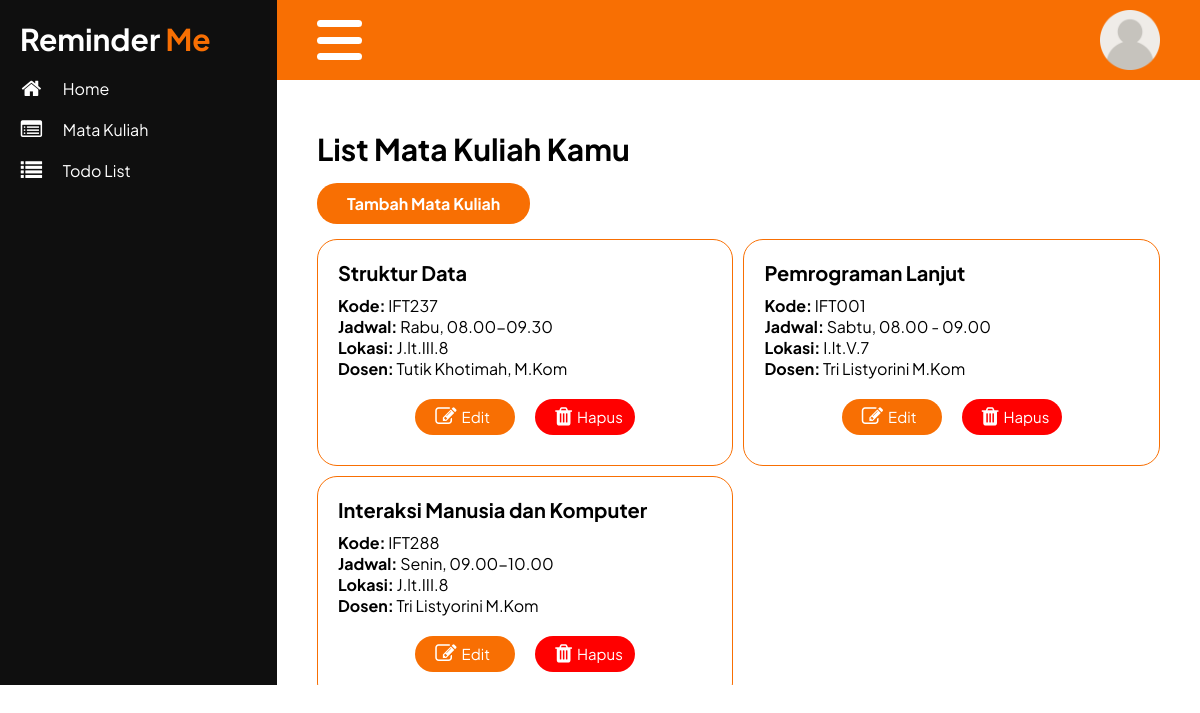
The app's page /dashboard/matakuliah/matakuliah.php (signed in) with its own data.
### tables this page shows
CREATE TABLE `tb_matkul` (
  `id_user` int(50) NOT NULL,
  `id_matkul` int(50) NOT NULL,
  `kode_matkul` varchar(50) NOT NULL,
  `nama_matkul` varchar(100) NOT NULL,
  `jadwal` varchar(100) NOT NULL,
  `lokal` varchar(100) NOT NULL,
  `dosen` varchar(100) NOT NULL
);

### dashboard/matakuliah/matakuliah.php (the view, shortened to what this page needs)
<?php
require '../../koneksi.php';
$id_user = $_SESSION["id_user"];
$querylist = "select * from tb_matkul where id_user='$id_user'";
$resultlist = mysqli_query($koneksi, $querylist);
$url = $_SERVER["REQUEST_URI"];
if($url == "/tugas_akhir/dashboard/dashboard.php"){
    $isActive = "dashboard";
}
else if($url == "/tugas_akhir/dashboard/matakuliah/matakuliah.php" || $url == "/tugas_akhir/dashboard/matakuliah/tambahmatkul.php" || $url == "/tugas_akhir/dashboard/matakuliah/editmatkul.php" || $url == "/tugas_akhir/dashboard/matakuliah/tambahmatkul.php"){
    $isActive = "matakuliah";
}
else if($url == "/tugas_akhir/dashboard/todolist/todolist.php" || $url == "/tugas_akhir/dashboard/todolist/tambahtodolist.php" || $url == "/tugas_akhir/dashboard/todolist/edittodolist.php"){
    $isActive = "todolist";
}
else{
    $isActive = "";
}
?>
<!DOCTYPE html>
<html lang="en">
<head>
    <link rel="stylesheet" href="../../style/matakuliah.css">
    <link rel="stylesheet" href="../../style/fontawesome4/css/font-awesome.min.css">
</head>
<body>
    <section id="split">
        <div class="sidebar">
            <h3>Reminder <span>Me</span></h3>
            <ul>
                <a href="../dashboard.php" <?php if($isActive == "dashboard") echo 'class="active"'; ?>>
                    <i class="fa fa-home fa-lg" aria-hidden="true"></i>
                    <li>Home</li>
                </a>
                <a href="matakuliah.php"<?php if($isActive == "matakuliah") echo 'class="active"'; ?>>
                    <i class="fa fa-list-alt fa-lg" aria-hidden="true"></i>
                    <li>Mata Kuliah</li>
                </a>
                <a href="../todolist/todolist.php" <?php if($isActive == "todolist") echo 'class="active"'; ?>>
                    <i class="fa fa-list fa-lg" aria-hidden="true"></i>
                    <li>Todo List</li>
                </a>
            </ul>
        </div>
        <div class="container">
            <header>
                <nav>
                    <div class="button-sidebar">
                        <span class="shape"></span>
                        <span class="shape"></span>
                        <span class="shape"></span>
                    </div>
                    <img class="profile" src="../../assets/profil.png" alt="">
                </nav>
            </header>
            <main>
                <h3>List Mata Kuliah Kamu</h3>
                <a href="tambahmatkul.php">Tambah Mata Kuliah</a>
                <div class="list-content">
                    <?php foreach($resultlist as $list): ?>
                    <div class="content-matkul">
                        <h3><?= $list["nama_matkul"];?></h3>
                        <p><b>Kode:</b> <?= $list["kode_matkul"];?></p>
                        <p><b>Jadwal:</b> <?= $list["jadwal"];?></p>
                        <p><b>Lokasi:</b> <?= $list["lokal"];?></p>
                        <p><b>Dosen:</b> <?= $list["dosen"];?></p>
                        <div class="icon">
                            <a href="editmatkul.php?id_matkul=<?= $list["id_matkul"];?>"><i class="fa fa-pencil-square-o fa-lg" aria-hidden="true"><p>Edit</p></i></a>
                            <a style="background-color: red;" href="matakuliah.php?pesan=hapus_matkul&id_matkul=<?= $list["id_matkul"];?>"><i class="fa fa-trash fa-lg" aria-hidden="true"><p>Hapus</p></i></a>
                        </div>
                    </div>
                    <?php endforeach; ?>
                </div>
            </main>
        </div>
    </section>
</body>
</html>

### style/matakuliah.css (style rules this page uses)
* { margin: 0; padding: 0; box-sizing: border-box; text-decoration: none; list-style: none; font-family: var(--font); }
:root { --warna1: rgb(248, 111, 3); --warna2: rgb(15, 15, 15); --warna3: white; --font: 'Plus Jakarta Sans', sans-serif; }
body { max-height: 685px; }
#split { display: grid; grid-template-columns: 0.3fr 1fr; transition: all 0.5s; }
.sidebar { padding: 10px 10px 30px 10px; color: var(--warna3); background-color: var(--warna2); width: 100%; height: 685px; overflow-y: auto; transition: ease-in-out 0.3s; }
.sidebar h3 { font-size: 30px; padding: 10px; }
.sidebar h3 span { color: var(--warna1); }
.sidebar ul li { padding: 10px; cursor: pointer; }
.sidebar ul a { display: grid; grid-template-columns: 0.2fr 1fr; }
.sidebar ul a i { display: flex; align-items: center; justify-content: center; color: var(--warna3); }
.sidebar ul a li { color: var(--warna3); }
.container { height: 685px; overflow-y: scroll; transition: all 0.3s; }
header { width: 100%; padding: 10px 40px; background-color: var(--warna1); }
nav { display: flex; align-items: center; justify-content: space-between; }
nav img { width: 60px; }
.button-sidebar { display: flex; flex-direction: column; justify-content: space-between; width: 60px; height: 40px; }
.button-sidebar span { background-color: var(--warna3); width: 45px; height: 7px; border-radius: 10px; transition: all 0.3s; }
main { padding: 50px 40px; height: 100%; }
main h3 { font-size: 30px; margin-bottom: 25px; }
main a { background-color: var(--warna1); padding: 10px 30px; color: var(--warna3); font-weight: bold; border-radius: 20px; }
.list-content { margin-top: 25px; display: grid; grid-template-columns: repeat(auto-fill, minmax(320px, 1fr)); gap: 10px; }
.content-matkul { padding: 20px; border-radius: 20px; border: 1px solid var(--warna1); }
.content-matkul h3 { margin-bottom: 10px; font-size: 20px; }
.icon { display: flex; padding-top: 20px; padding-bottom: 10px; align-items: center; justify-content: center; }
.icon a { padding: 10px 20px; width: 100px; margin: 0 10px; }
.icon i { width: 50%; display: flex; }
.icon i p { font-size: 15px; padding-left: 5px; }

### records on screen
tb_matkul: nama_matkul "Struktur Data", kode_matkul "IFT237", jadwal "Rabu, 08.00-09.30", lokal "J.lt.III.8", dosen "Tutik Khotimah, M.Kom"
tb_matkul: nama_matkul "Pemrograman Lanjut", kode_matkul "IFT001", jadwal "Sabtu, 08.00 - 09.00", lokal "I.lt.V.7", dosen "Tri Listyorini M.Kom"
tb_matkul: nama_matkul "Interaksi Manusia dan Komputer", kode_matkul "IFT288", jadwal "Senin, 09.00-10.00", lokal "J.lt.III.8", dosen "Tri Listyorini M.Kom"
